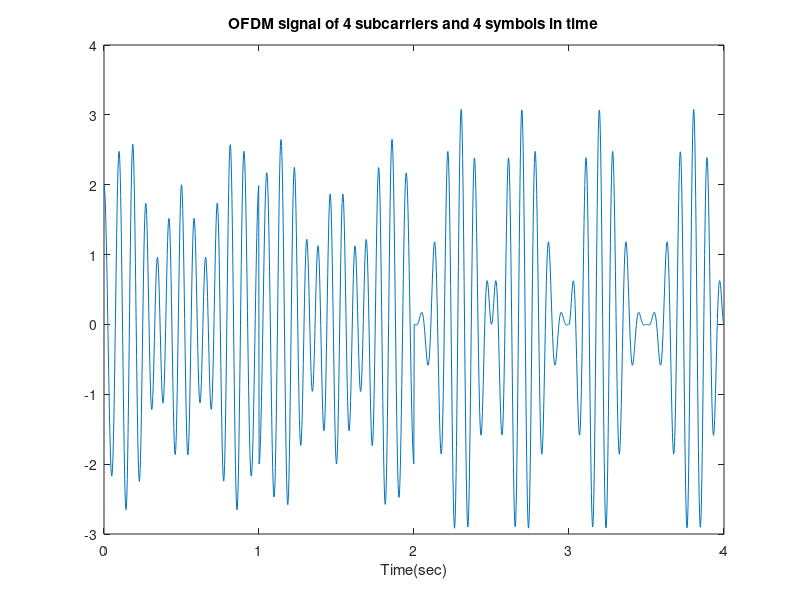
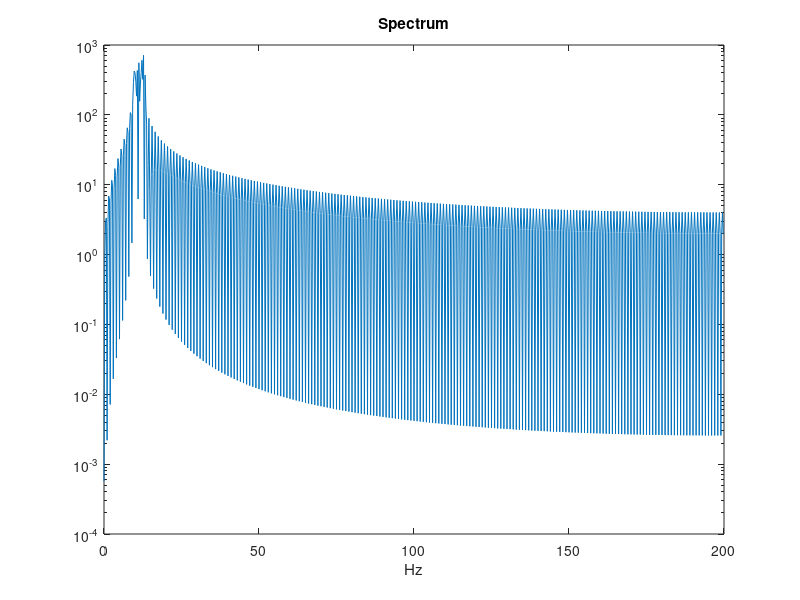
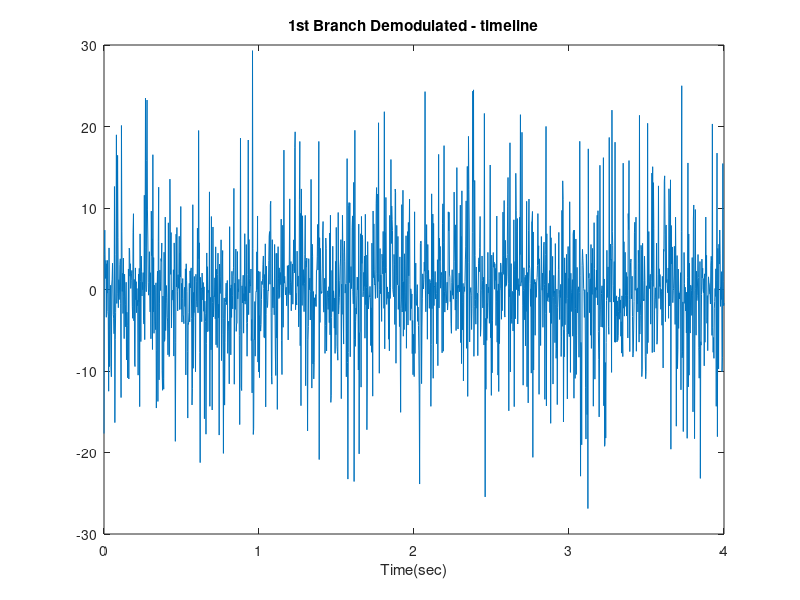
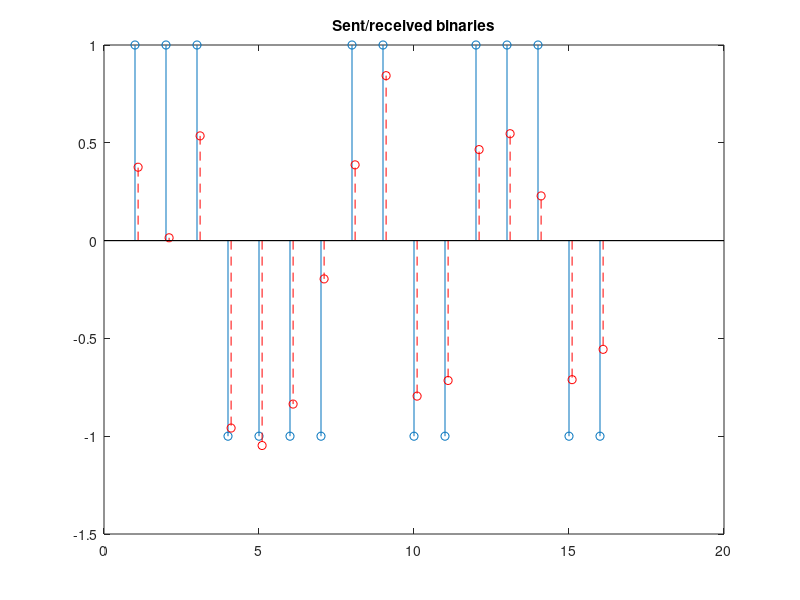

Recreate these plots in MATLAB, in order.
% OFDM modulation/demodulation, written by Chao Gao, 10.Mar.2011
% each subcarrier is modulated by corresponding bianry branch using BPSK
% pulse shaping filter is not applied in this demonstration
clear all
clf
N = 4;   % number of subcarriers
Tsym = 1; % symbol rate is normalized
nb = 4*N;  % number of bits generated in this simulation, must be a multiple of N
f0 = 10;     % starting subcarrier frequency
fsub = linspace(f0,(f0+(N-1)/Tsym),N);  % make all the subcarrier freqs.
fs = 400;   % number of data in one symbol time
spect = zeros(1,nb/N*fs);           % accumulate spectrum of each run
for RE=1:1
    bk = 2*(rand(1,nb)>0.5)-1;      % generate random binary sfseam
    dk = zeros(N,nb/N);             % initiate S/P converter output
    dkt = zeros(N,nb/N*fs);         % initiate the timeline of S/P
    st = zeros(1,nb/N*fs);          % initiate the IFFT output
    t=linspace(0,nb/N,fs*nb/N);     % prepare timeline
    for k=1:N         % for each subcarrier
        dk(k,:)=bk(k:N:length(bk)); % S/P conversion, extract binaries for this branch
        dkt(k,:)=kron(dk(k,:),ones(1,fs));  % make binaries in bipolar NRZ signal
        st = st + dkt(k,:).*cos(2*pi*fsub(k)*t);%exp(j*2*pi*fsub(k)*t); % modulate the subcarrier
    end
    figure(1)   % plot the combined signal
    plot(t,(st))
    title(sprintf('OFDM signal of %d subcarriers and %d symbols in time',N,nb/N));
    xlabel('Time(sec)')
    spect = spect + fft(st);    % check the spectrum
    pause(0.5);
end
% frequency resolution of FFT is deltaf = fs/Ns, where Ns = nb/N*fs is the
% number of samples put into FFT, so deltaf = N/nb.
% therefore we need to display frequency range from 0Hz to fs/2 Hz, which
% is indexed by fs/2/deltaf = fs*nb/N/2;
figure(2)
semilogy(0:N/nb:(fs/2-N/nb),abs(spect(1:fs*nb/N/2)))
title('Spectrum'); xlabel('Hz')

% following is the demodulation part, we demodulate only the last nb bits.
st = st+10*randn(1,length(st));    % optional Gaussian noise
rt = zeros(N,nb/N*fs);          % prepare receiver branches
for k=1:N           % go through all the branches
    rt(k,:)=st.*cos(2*pi*fsub(k)*t);    % apply FFT to demodulate the recieved signal
    for n=1:nb/N    % go through nb/N symbols in one branch
        idx = 1+(n-1)*fs;   % find bit interval index
        rd(k,n)=sum(rt(k,idx:(idx+fs-1)))/fs;   % detect the binary
    end
end
figure(3)
plot(t, rt(N,:))
title('1st Branch Demodulated - timeline'); xlabel('Time(sec)');
% P/S conversion
rbk = [];    % make an empty buffer
for k=1:nb/N    % go throught all the symbols in branches
    rbk = [rbk rd(:,k)'];
end
figure(4)
stem(1:nb,bk);  % show the sent/received binary
hold on
stem((1:nb)+0.1, rbk, 'r--')
hold off
title('Sent/received binaries')
% please compare bk and rbk, for errors, and display the number of errors
